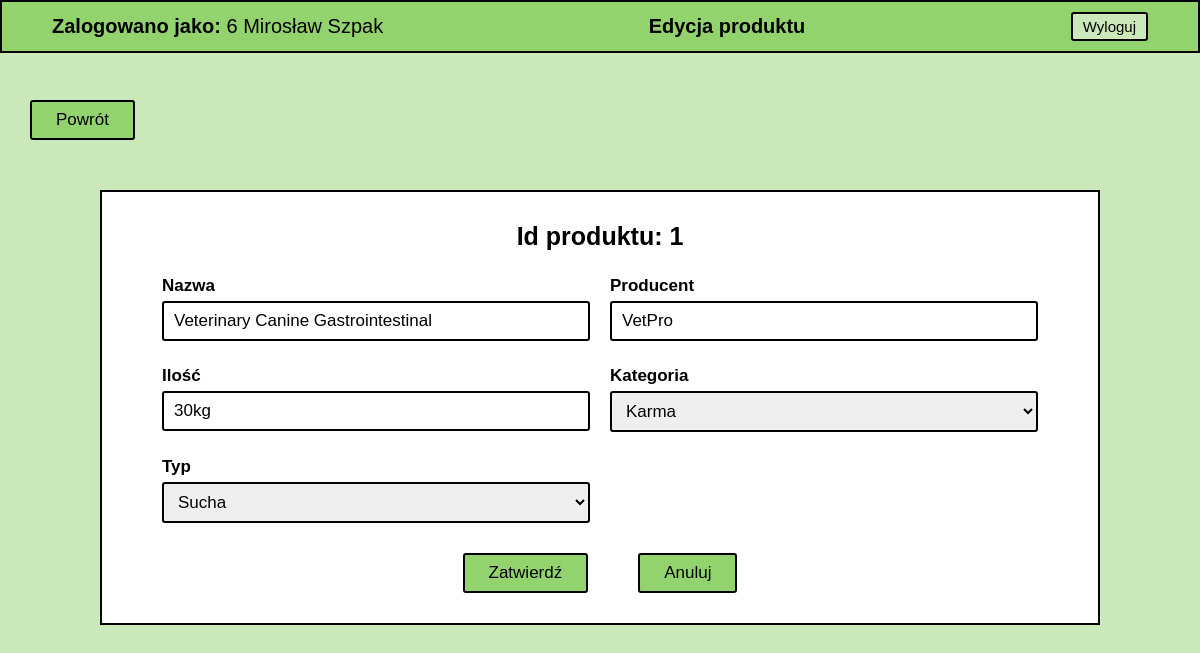
The page /php/update-product.php?id=1 (signed in) on the database its author committed.
### tables this page shows
CREATE TABLE `product` (
  `id` bigint NOT NULL,
  `name` varchar(45) NOT NULL,
  `manufacturer` varchar(45) NOT NULL,
  `quantity` varchar(45) NOT NULL,
  `category` varchar(45) NOT NULL,
  `type` varchar(45) NOT NULL
);

### php/form_fields/product_form.php (the view, shortened to what this page needs)
<div class="form-field">
    <label>Nazwa</label>
    <input type="text" name="name" <?php echo (!empty($name_err)) ? 'is-invalid' : ''; ?>
        value="<?php echo $name; ?>">
</div>
<div class="form-field">
    <label>Producent</label>
    <input type="text" name="manufacturer" <?php echo (!empty($manufacturer_err)) ? 'is-invalid' : ''; ?>
        value="<?php echo $manufacturer; ?>">
</div>
<div class="form-field">
    <label>Ilość</label>
    <input type="text" name="quantity" <?php echo (!empty($quantity_err)) ? 'is-invalid' : ''; ?>
        value="<?php echo $quantity; ?>">
</div>
<div class="form-field">
    <label>Kategoria</label>
    <select name="category"
        <?php echo (!empty($category_err)) ? 'is-invalid' : ''; ?>
        value="<?php echo $category; ?>">
        <option value="Karma" <?php if($category == "Karma") echo 'selected'; ?>>Karma</option>
    </select>
</div>
<div class="form-field">
    <label>Typ</label>
    <select name="type"
        <?php echo (!empty($type_err)) ? 'is-invalid' : ''; ?>>
        <option value="Sucha" <?php if($type == "Sucha") echo 'selected'; ?>>Sucha</option>
    </select>
</div>

### css/style.css (style rules this page uses)
:root { --dark-green: #4c7a34; --green: #92d36e; --light-green: #cbe8ba; --green-hover: #b6ff89; --white: #ffffff; --black: #000000; --gray: #c0c0c0; --light-gray: #e8e8e8; --border: 2px solid var(--black); --radius: 3px; --font-size: 17px; --transition: all 0.3s linear; }
* { margin: 0; padding: 0; box-sizing: border-box; font-family: "Helvetica"; }
.form .form-field { display: flex; flex-direction: column; gap: 5px; }
.form-field { padding: 10px; display: flex; }
.form-field label { font-size: var(--font-size); font-weight: bold; }
.form-field input, .form-field select, .form-field textarea { padding: 8px 10px; font-size: var(--font-size); border-radius: var(--radius); border: var(--border); }
.form-field input::placeholder { font-size: var(--font-size); color: var(--gray); }

### rows shown on the page
product: name "Veterinary Canine Gastrointestinal", manufacturer "VetPro", quantity "30kg", category "Karma", type "Sucha"

### other values the page prints
$_SESSION['user']['group_id'] "6"
$_SESSION['user']['first_name'] "Mirosław"
$_SESSION['user']['last_name'] "Szpak"
$id "1"
